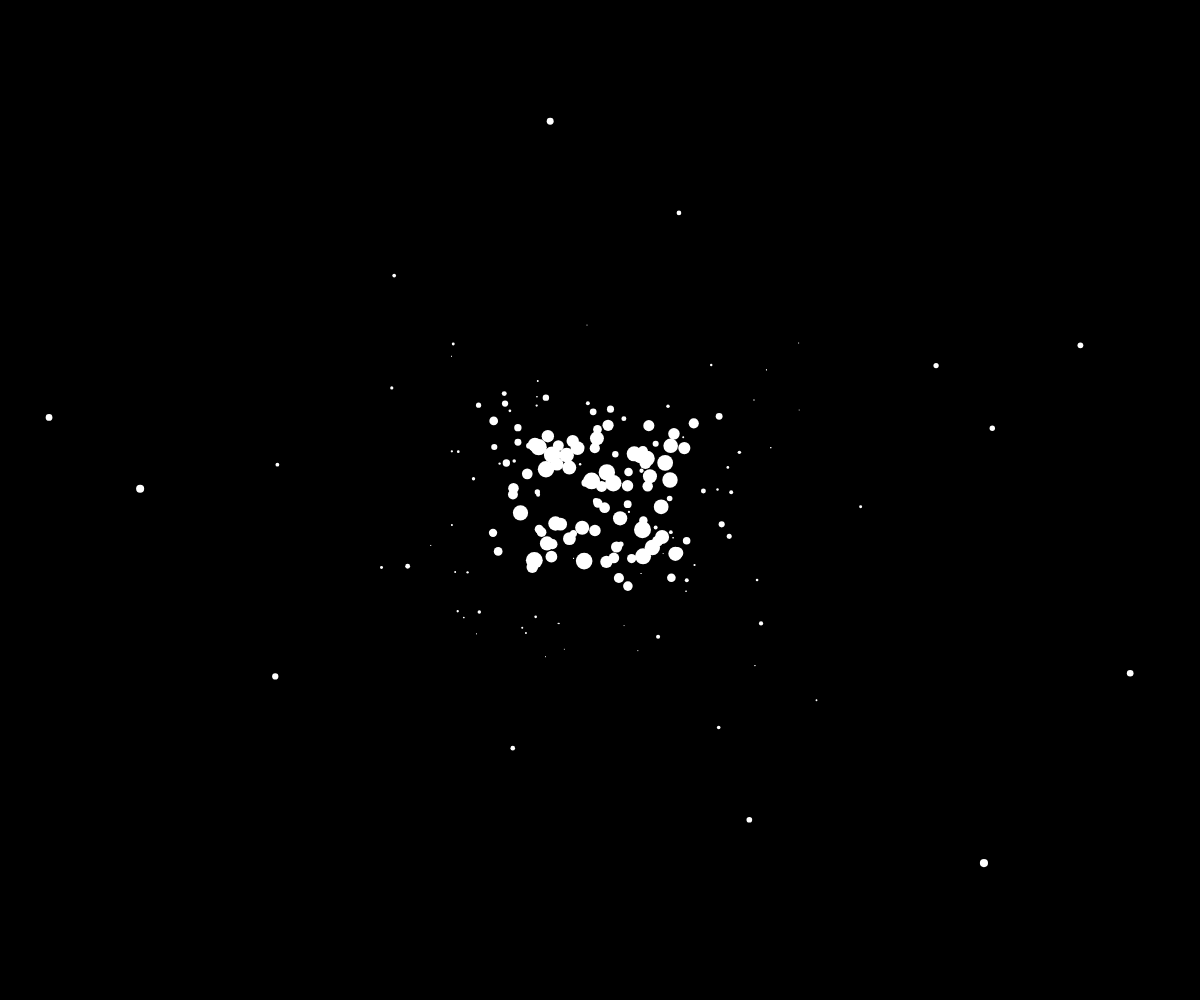
Frame 1 (no input)
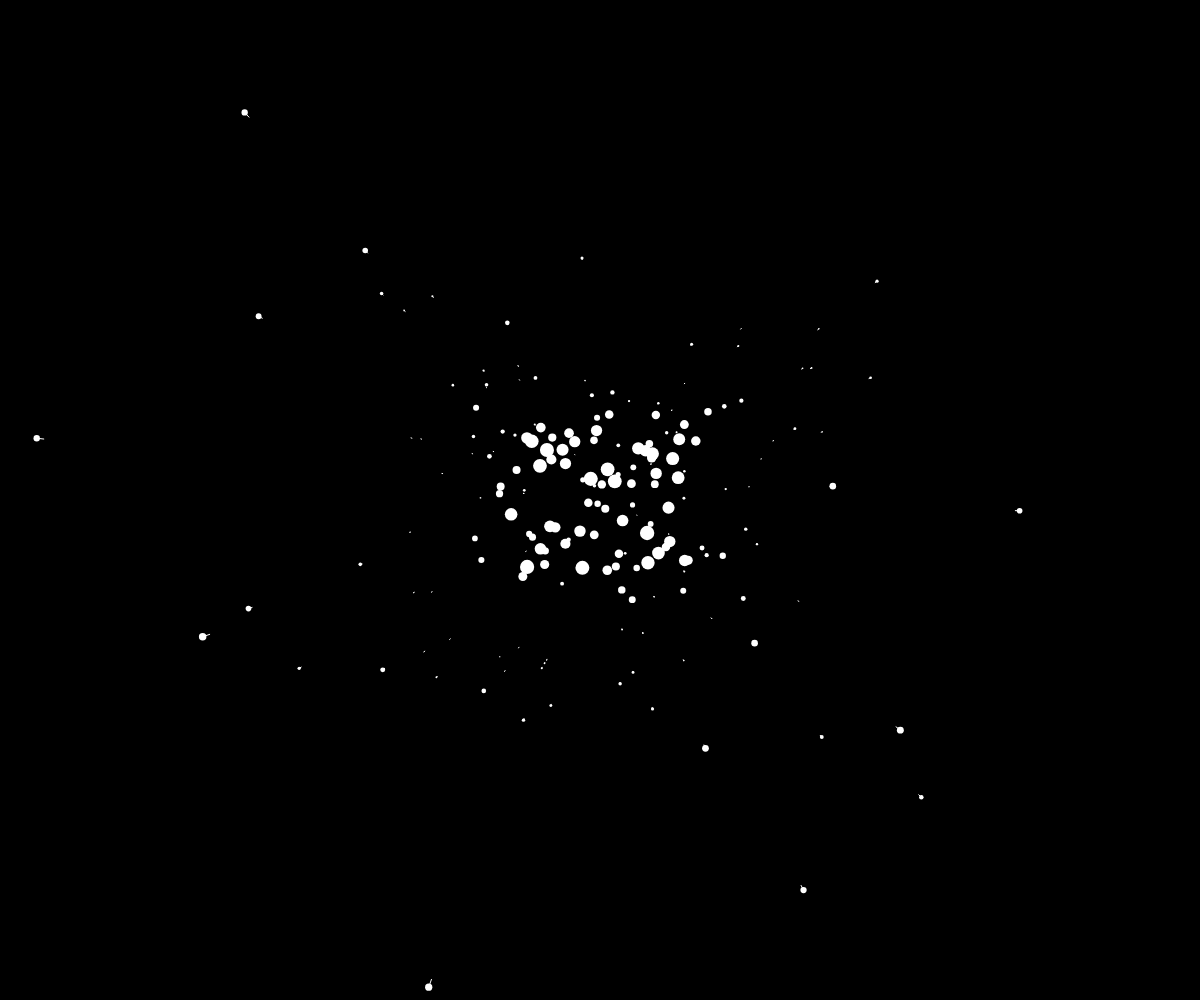
Frame 60 (no input)
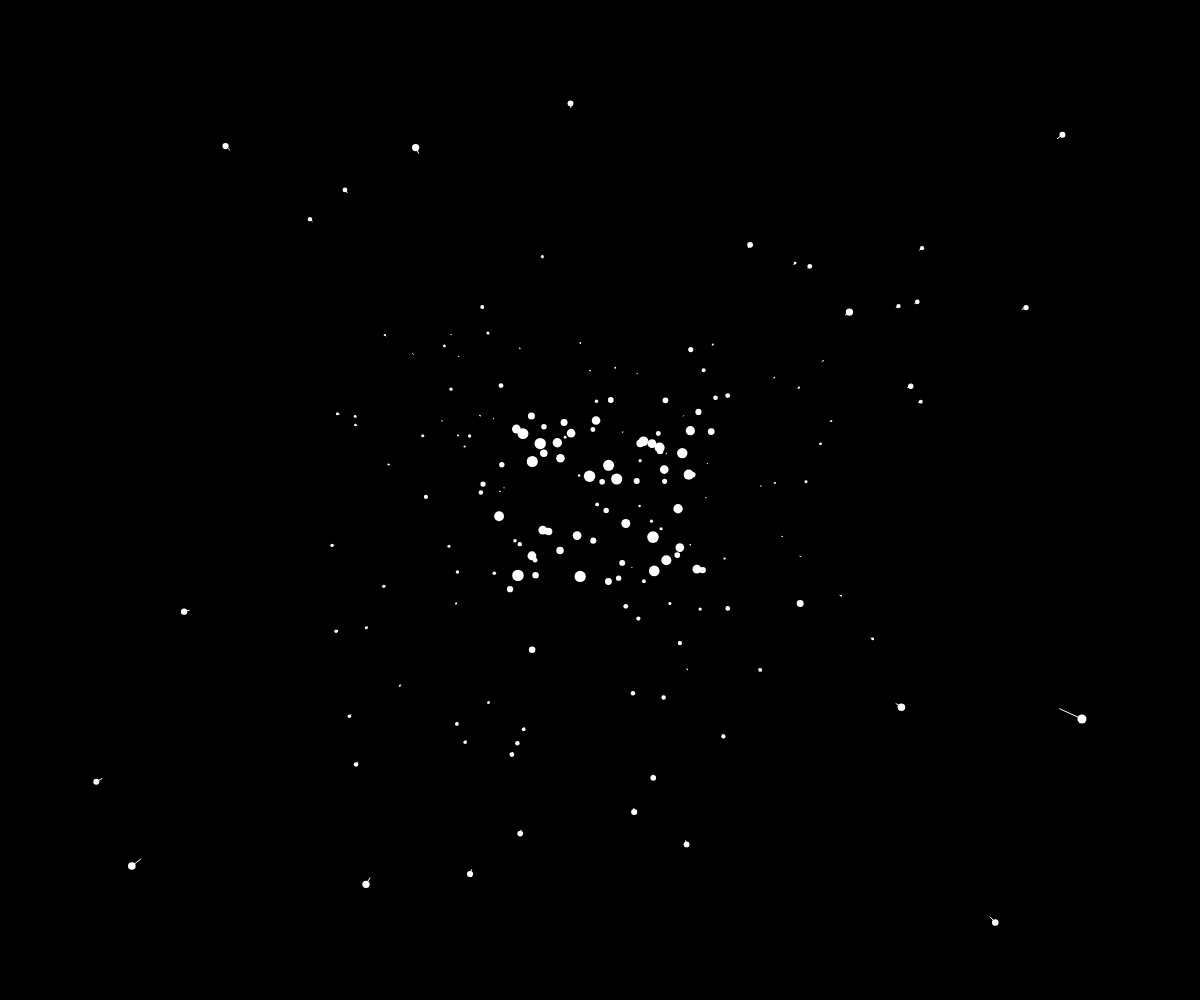
Frame 120 (the mouse pressed at the canvas centre since frame 60)

The p5.js sketch that drew these frames (run headless with seeded random() and noise() and a simulated clock; from frame 60 on, the mouse is pressed at the canvas centre):

// p5.js sketch
// ── sketch.js
let stars = [];
let factor = 75;
let speedSlider;
//let pg;

function setup() {
    //let canva = 
    //let radius = 0.1;
    createCanvas(windowWidth, windowHeight);
    speedSlider = createSlider(0, 20, 2, 0.1);
    for (let i = 0; i < 200; i++) {
        stars[i] = createVector(
            random(-width * factor, width * factor),
            random(-height * factor, height * factor),
            random(windowWidth)
        );
        stars[i].pz = stars[i].z;
    }
    //pg=createGraphics(windowWidth, windowHeight, canva);


}

function draw() {

    translate(width/2 , height/2);

    background(0);

    /*for (let bg = 0; bg < 255; bg ++){
        background(bg);
    }*/


    for (let star of stars) {

        //radius += 0.1;

        let x = star.x / star.z;
        let y = star.y / star.z;
        let px = star.x / star.pz;
        let py = star.y / star.pz;
        let d = map(star.z, 0, 400, 10, 1);

        fill(2555);

        noStroke(20);
        circle(x, y, d);

        stroke(255);
        line(x, y, px, py);


        star.pz = star.z;
        star.z -= speedSlider.value();

        if (star.z < 1) {
            star.x = random(-width * factor, width * factor),
                star.y = random(-height * factor, height * factor),
                star.z = 400;
            star.pz = 400;
        }
    }
    /*pg.background(100);
    pg.noStroke();
    pg.ellipse(pg.width / 2, pg.height / 2, 50, 50);
    image(pg, 50, 50);
    //image(pg, 0, 0, 50, 50);*/
}
